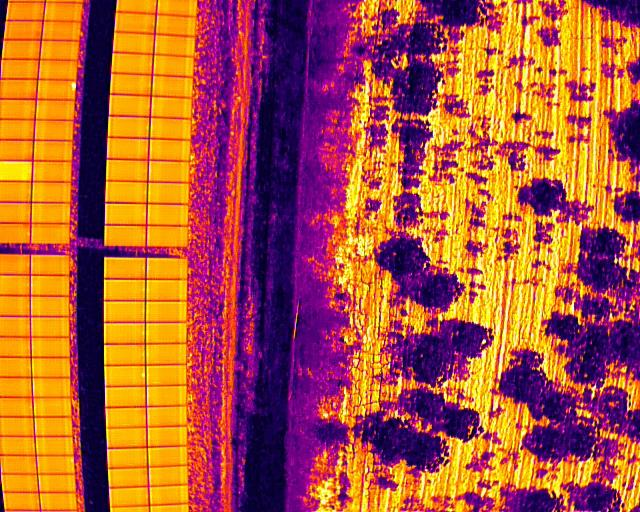
#> input picture data/valid/DJI_20241219130446_0159_T_JPG.rf.5451277a49a6f5cb65a7114cdbd85667.jpg, 640 x 512 px; its folder holds only this picture in this run
$ python -i row_alignment.py   (imports and definitions only)
#> lines starting #> are read from the running program, lines starting #| are printed output that depends on the picture; after the words box and inside, x2 and y2 are one past the last pixel; in counts of white or black regions, pixels touching at a corner belong together
"""Align prepared north-up thermal images to mapped solar-row geometry.

The input images are the exact post-undistortion, post-rotation files used by
inference.  Alignment does not resample them again.  Instead it refines each
image centre and records a small residual map rotation that downstream
pixel-to-world projection applies to both the image footprint and predictions.
"""

from __future__ import annotations

from dataclasses import dataclass
import json
import math
from pathlib import Path
from typing import Any, Callable, Iterable, Optional

import cv2
import numpy as np
from PIL import Image


ANALYSIS_MAX_DIMENSION = 384
MIN_ROW_PIXELS = 45
MIN_ALIGNMENT_SCORE = 0.28
MIN_CORRECTION_IMPROVEMENT = 0.018
MIN_AMBIGUITY_GAP = 0.008


@dataclass(frozen=True)
class RowAlignmentOptions:
    maximum_position_correction_m: float = 8.0
    maximum_rotation_correction_deg: float = 10.0


# [47 lines left out: functions _iter_coordinate_lines, _load_row_lines, _entry_for_image, not called in this run]


def _thermal_edge_proximity(path: Path) -> tuple[np.ndarray, float, tuple[int, int]]:
    with Image.open(path) as source:
#> source is the input picture: PIL image 640x512 RGB; mean R, G, B 172.3, 88.3, 61
        rgba = np.asarray(source.convert("RGBA"), dtype=np.uint8)
    height, width = rgba.shape[:2]
#> height = 512; width = 640
    scale = min(1.0, ANALYSIS_MAX_DIMENSION / max(height, width))
#> scale = 0.6
    rgb = rgba[:, :, :3]
    alpha = rgba[:, :, 3]
#> alpha: shape (512, 640); every value is 255
    if scale < 1.0:
        size = (max(1, int(round(width * scale))), max(1, int(round(height * scale))))
#> size = (384, 307)
        rgb = cv2.resize(rgb, size, interpolation=cv2.INTER_AREA)
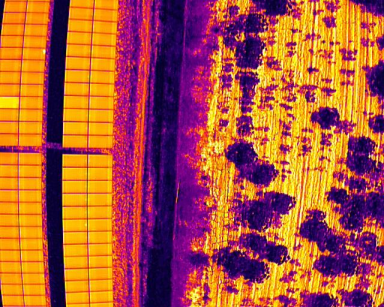
#> rgb: shape (307, 384, 3); mean R, G, B 172.3, 88.3, 61
        alpha = cv2.resize(alpha, size, interpolation=cv2.INTER_NEAREST)
#> alpha: shape (307, 384); every value is 255
    gray = cv2.cvtColor(rgb, cv2.COLOR_RGB2GRAY)
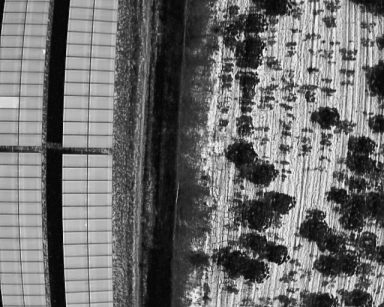
#> gray: shape (307, 384); min 4, max 243, mean 110.3
    gray = cv2.createCLAHE(clipLimit=2.0, tileGridSize=(8, 8)).apply(gray)
    gray = cv2.GaussianBlur(gray, (3, 3), 0)
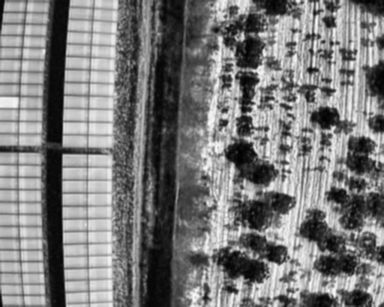
#> gray: shape (307, 384); min 1, max 251, mean 122.6
    valid = alpha > 32
#> valid: shape (307, 384) bool; every value is 1
    valid_values = gray[valid]
    median = float(np.median(valid_values)) if valid_values.size else 96.0
#> median = 129
    lower = int(max(12.0, 0.55 * median))
#> lower = 70
    upper = int(min(245.0, max(lower + 24.0, 1.45 * median)))
#> upper = 187
    edges = cv2.Canny(gray, lower, upper)
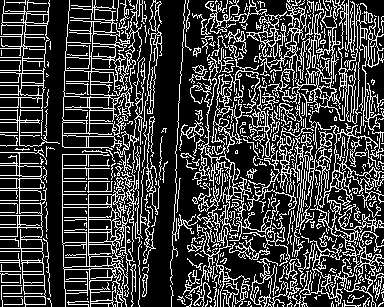
#> edges: shape (307, 384); 24.3% white in thin lines or dots
    edges[~valid] = 0
    edges = cv2.morphologyEx(edges, cv2.MORPH_CLOSE, np.ones((3, 3), np.uint8))
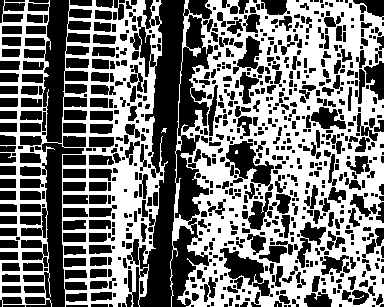
#> edges: shape (307, 384); 46.9% white; 5 white regions (3 under 20 px), largest, box (x1, y1, x2, y2) and area: (170, 0, 384, 307) 35688, (0, 0, 168, 307) 19617
    distance = cv2.distanceTransform(np.where(edges > 0, 0, 255).astype(np.uint8), cv2.DIST_L2, 3)
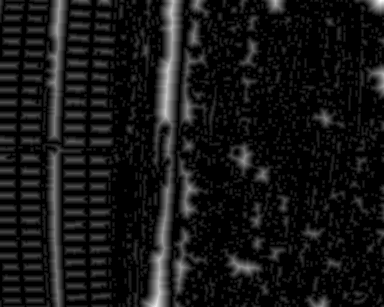
#> distance: shape (307, 384) float32; min 0, max 15.86, mean 1.36; drawn with min black and max white
    proximity = np.exp(-distance / 2.75).astype(np.float32)
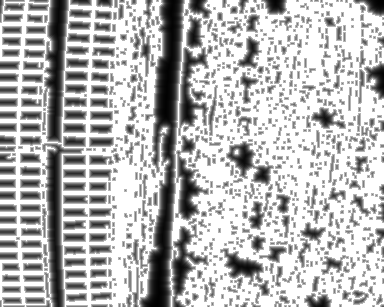
#> proximity: shape (307, 384) float32; min 0.00313, max 1, mean 0.722
    proximity[~valid] = 0.0
    return proximity, scale, (width, height)


# [199 lines left out: functions _local_lines, _render_rows, _second_peak, _align_one, align_rotated_images_to_rows, not called in this run]

>>> result = _thermal_edge_proximity('../../../data/valid/DJI_20241219130446_0159_T_JPG.rf.5451277a49a6f5cb65a7114cdbd85667.jpg')

$ run again, on data/valid/DJI_20241219130456_0172_T_JPG.rf.426f3d6a84f5594a5cbebb94827cd3bb.jpg
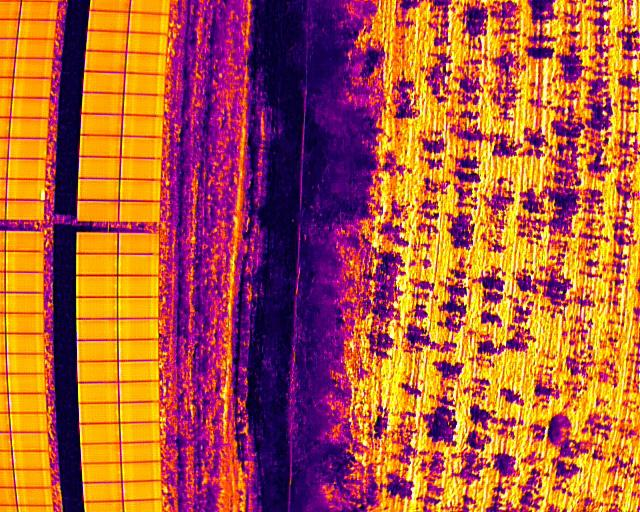
#> input picture data/valid/DJI_20241219130456_0172_T_JPG.rf.426f3d6a84f5594a5cbebb94827cd3bb.jpg, 640 x 512 px
#> in _thermal_edge_proximity, source is the input picture: PIL image 640x512 RGB; mean R, G, B 174.6, 91.6, 62.1
#> valid: shape (307, 384) bool; every value is 1
#> median = 126
#> lower = 69
#> upper = 182
#> in _thermal_edge_proximity, `edges = cv2.Canny(gray, lower, upper)`:
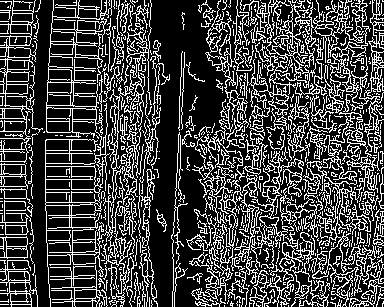
#> edges: shape (307, 384); 26% white in thin lines or dots
#> in _thermal_edge_proximity, `proximity = np.exp(-distance / 2.75).astype(np.float32)`:
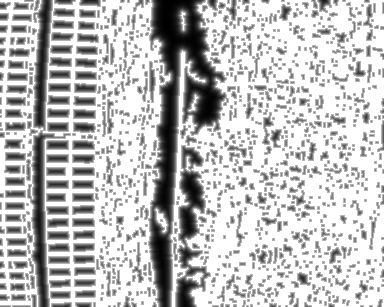
#> proximity: shape (307, 384) float32; min 0.0018, max 1, mean 0.753

$ run again, on data/valid/DJI_20241219131119_0643_T_JPG.rf.11252b739e4ab2c1e2f297ac73f84b91.jpg
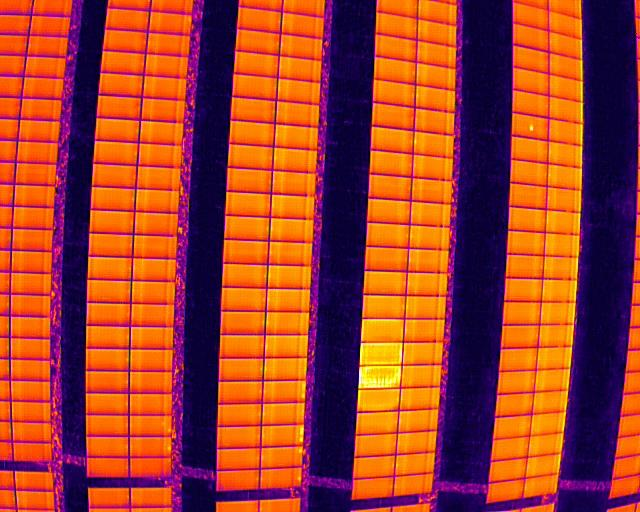
#> input picture data/valid/DJI_20241219131119_0643_T_JPG.rf.11252b739e4ab2c1e2f297ac73f84b91.jpg, 640 x 512 px
#> in _thermal_edge_proximity, source is the input picture: PIL image 640x512 RGB; mean R, G, B 160.7, 65, 42.8
#> valid: shape (307, 384) bool; every value is 1
#> median = 125
#> lower = 68
#> upper = 181
#> in _thermal_edge_proximity, `edges = cv2.Canny(gray, lower, upper)`:
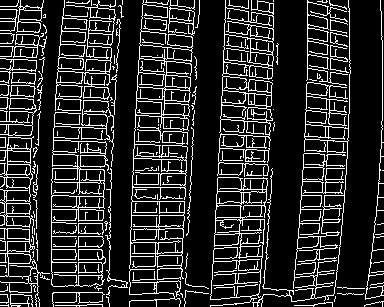
#> edges: shape (307, 384); 15.9% white in thin lines or dots
#> in _thermal_edge_proximity, `proximity = np.exp(-distance / 2.75).astype(np.float32)`:
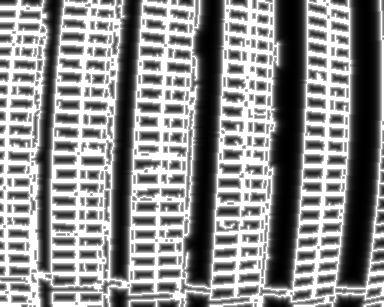
#> proximity: shape (307, 384) float32; min 0.00202, max 1, mean 0.544
